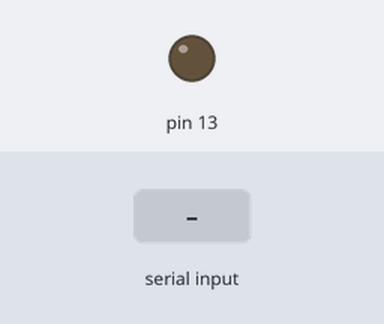
This sketch was run on a simulated Arduino Uno, built for the host (arithmetic inside an expression is 32-bit, double 64-bit). Shown: output pins drawn as LEDs (lit = HIGH). Inputs (shaded band) come from the test bench.

Above: at 1.2 s.
1.3 s: "1\n" received over Serial
At 1.6 s:
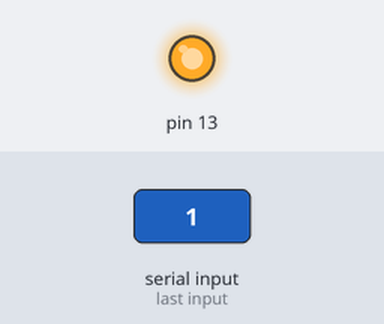
2.8 s: "0\n" received over Serial
At 4.0 s:
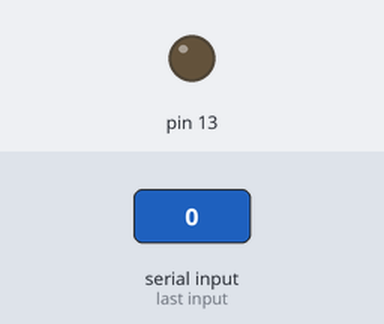
Timing chart, 0 to 5.8 s (numbered marks = the images above; inputs shaded):
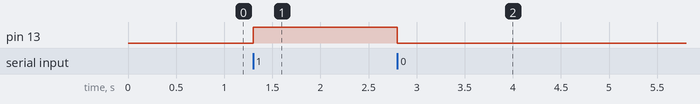

Measured:
- after the input at 1.3 s, pin 13: LOW → HIGH at once
- after the input at 2.8 s, pin 13: HIGH → LOW at once

The sketch:

sketch_dec23a.ino
```cpp
void setup() {
  // put your setup code here, to run once:
  Serial.begin(9600);
  pinMode(13, OUTPUT);
}

void loop() {
  // put your main code here, to run repeatedly:
 if(Serial.available())
 {
  switch(Serial.read())
  {
    case'1':
     String data = Serial.readStringUntil('\n'); // 데이터 읽기
     Serial.println(data); // 수신한 데이터 다시 송신
     digitalWrite(13, 1); break;
    case'0':
     String data = Serial.readStringUntil('\n'); // 데이터 읽기
     Serial.println(data); // 수신한 데이터 다시 송신
     digitalWrite(13, 0); break;
  }
 }
}
```
